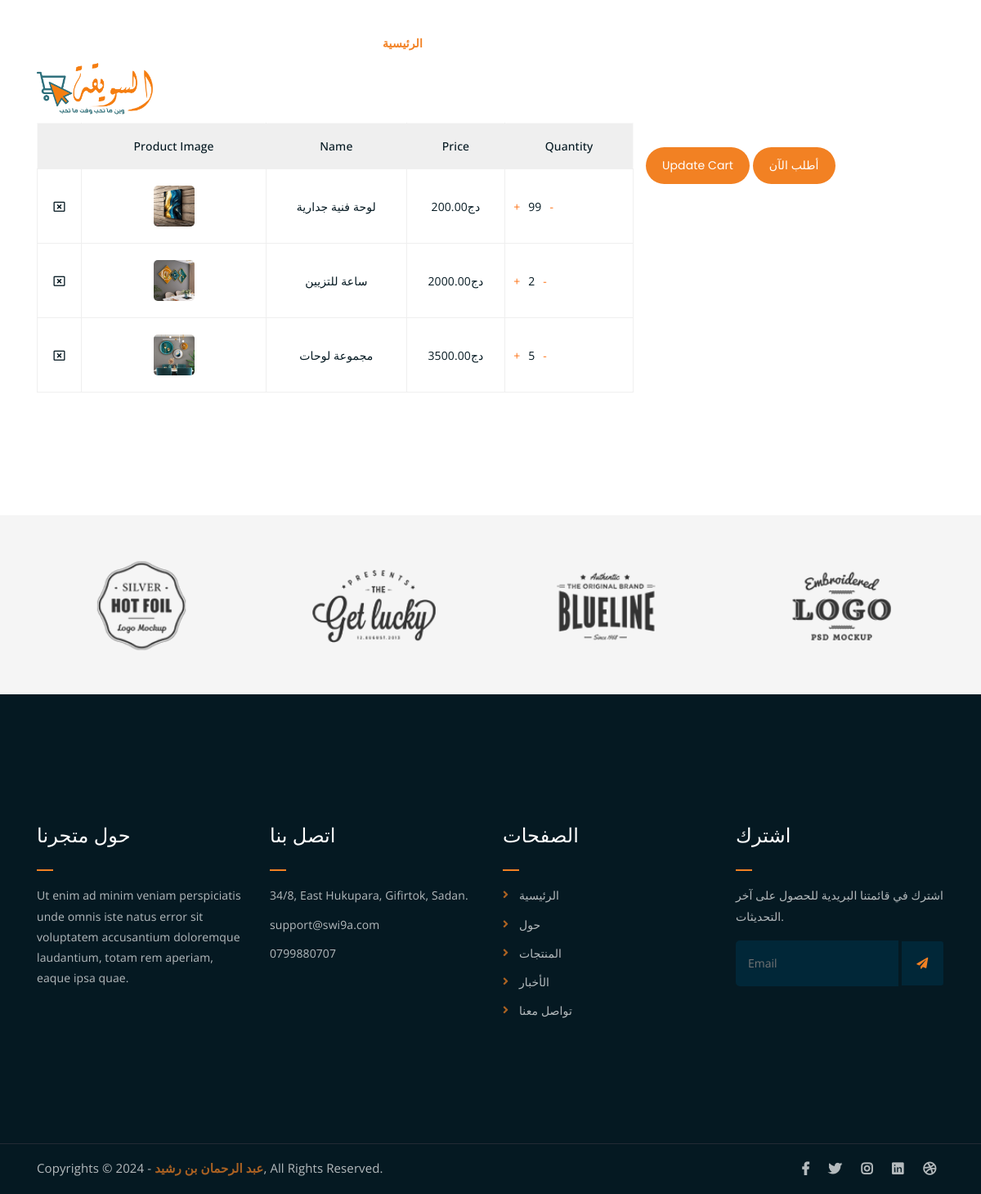
The app's page /cart/ (signed in) with its own data.
### ecom_site/models.py (models this page shows, shortened)
class CartItem(models.Model):
    product = models.ForeignKey(Product, on_delete=models.CASCADE)
    quantity = models.PositiveIntegerField(default=0)
    user = models.ForeignKey(User, on_delete=models.CASCADE)
    date_added = models.DateTimeField(auto_now_add=True)

class Product(models.Model):
    name=models.CharField(max_length=20)
    price=models.DecimalField(max_digits=20,decimal_places=2)
    image=models.ImageField(upload_to='photos')
    describtion=models.TextField()
    def __str__(self):
        return self.name

### ecom_site/views.py (the view)
# urls.py: path('cart/', views.view_cart, name='view_cart'),
def view_cart(request):
    cart_items = CartItem.objects.filter(user=request.user)
    total_price = sum(item.product.price * item.quantity for item in cart_items)
    return render(request, 'pages/cart.html', {'cart_items': cart_items, 'total_price': total_price })

### templates/pages/cart.html (shortened to what this page needs)
{% extends 'base.html' %}
{% load static %}
{% block content %}
	<div class="cart-section mt-150 mb-150">
		<div class="container">
			<div class="row">
				<div class="col-lg-8 col-md-12">
					<div class="cart-table-wrap">
						<table class="cart-table">
							<thead class="cart-table-head">
								<tr class="table-head-row">
									<th class="product-remove"></th>
									<th class="product-image">Product Image</th>
									<th class="product-name">Name</th>
									<th class="product-price">Price</th>
									<th class="product-quantity">Quantity</th>
								</tr>
							</thead>
							<tbody>
								{% for item in cart_items %}
								<tr class="table-body-row">
									<td class="product-remove"><a href="{% url 'remove_from_cart' item.id %}"><i class="far fa-window-close"></i></a></td>
									<td class="product-image"><img src="{{item.product.image.url}}" alt=""></td>
									<td class="product-name">{{item.product}}</td>
									<td class="product-price">{{item.product.price}}دج</td>
									<td class="product-quantity">
									 <div class="cart-item-quantity">
										<form action="{% url 'add_to_cart' item.product.id %}" method="POST">
												<button class="quantity-btn increase-quantity" type="submit">+</button>
										</form>
										<br>
										<span class="product-quantity">{{ item.quantity }}</span>
										<br>
										<form action="{% url 'decrease_cart_item' item.product.id %}" method="post">
											<button class="quantity-btn decrease-quantity" type="submit">-</button>
										</form>
									 </div>
									</td>
								</tr>
								{% endfor %}
							</tbody>
						</table>
					</div>
				</div>
				<div class="cart-buttons">
					<a href="{% url 'view_cart'  %}" class="boxed-btn">Update Cart</a>
					<a href="{% url 'checkout' 0 %}" type="submit" class="boxed-btn black">أطلب الآن</a>
				</div>
			</div>
		</div>
	</div>
{% endblock content %}

### templates/base.html (shortened to what this page needs)
{% load static %}
<!DOCTYPE html>
<html lang="en">
<head>
	<link rel="stylesheet" href="{% static 'assets/css/all.min.css' %}">
	<link rel="stylesheet" href="{% static 'assets/bootstrap/css/bootstrap.min.css' %}">
	<link rel="stylesheet" href="{% static 'assets/css/owl.carousel.css' %}">
	<link rel="stylesheet" href="{% static 'assets/css/magnific-popup.css' %}">
	<link rel="stylesheet" href="{% static 'assets/css/animate.css' %}">
	<link rel="stylesheet" href="{% static 'assets/css/meanmenu.min.css' %}">
	<link rel="stylesheet" href="{% static 'assets/css/main.css' %}">
	<link rel="stylesheet" href="{% static 'assets/css/responsive.css' %}">
	<link rel="stylesheet" href="{% static 'assets/css/cart.css' %}">
</head>
<body>
	<div class="top-header-area" id="sticker">
		<div class="container">
			<div class="row">
				<div class="col-lg-12 col-sm-12 text-center">
					<div class="main-menu-wrap">
						<div class="site-logo">
							<a href="{% url 'index_2' %}">
								<img src="{% static 'assets/img/السويقة2.png' %}" alt="">
							</a>
						</div>
						<nav class="main-menu">
							<ul>
								<li class="current-list-item"><a href="{% url 'index_2' %}">الرئيسية</a>
								</li>
								<li><a href="{% url 'about' %}">حول متجرنا</a></li>
								<li><a href="{% url 'contact' %}">تواصل معنا</a></li>
								<li><a href="{% url 'shop' %}">المتجر</a>
								</li>
								<li>
									<div class="header-icons">
										<a href="{% url 'view_cart' %}"><i class="fas fa-shopping-cart"></i></a>
										<a class="mobile-hide search-bar-icon" href="#"><i class="fas fa-search"></i></a>
									</div>
								</li>
							</ul>
						</nav>
					</div>
				</div>
			</div>
		</div>
	</div>
{% block content %}
{% endblock content %}
	<div class="logo-carousel-section">
		<div class="container">
			<div class="row">
				<div class="col-lg-12">
					<div class="logo-carousel-inner">
						<div class="single-logo-item">
							<img src="{% static 'assets/img/company-logos/1.png' %}" alt="">
						</div>
						<div class="single-logo-item">
							<img src="{% static 'assets/img/company-logos/2.png' %}" alt="">
						</div>
						<div class="single-logo-item">
							<img src="{% static 'assets/img/company-logos/3.png' %}" alt="">
						</div>
						<div class="single-logo-item">
							<img src="{% static 'assets/img/company-logos/4.png' %}" alt="">
						</div>
					</div>
				</div>
			</div>
		</div>
	</div>
	<div class="footer-area">
		<div class="container">
			<div class="row">
				<div class="col-lg-3 col-md-6">
					<div class="footer-box about-widget">
						<h2 class="widget-title">حول متجرنا</h2>
						<p>Ut enim ad minim veniam perspiciatis unde omnis iste natus error sit voluptatem accusantium doloremque laudantium, totam rem aperiam, eaque ipsa quae.</p>
					</div>
				</div>
				<div class="col-lg-3 col-md-6">
					<div class="footer-box get-in-touch">
						<h2 class="widget-title">اتصل بنا</h2>
						<ul>
							<li>34/8, East Hukupara, Gifirtok, Sadan.</li>
							<li>support@swi9a.com</li>
							<li>0799880707</li>
						</ul>
					</div>
				</div>
				<div class="col-lg-3 col-md-6">
					<div class="footer-box pages">
						<h2 class="widget-title">الصفحات</h2>
						<ul>
							<li><a href="{% url 'index' %}">الرئيسية</a></li>
							<li><a href="{% url 'about' %}">حول</a></li>
							<li><a href="{% url 'shop' %}">المنتجات</a></li>
							<li><a href="{% url 'news' %}">الأخبار</a></li>
							<li><a href="{% url 'contact' %}">تواصل معنا</a></li>
						</ul>
					</div>
				</div>
				<div class="col-lg-3 col-md-6">
					<div class="footer-box subscribe">
						<h2 class="widget-title">اشترك</h2>
						<p>اشترك في قائمتنا البريدية للحصول على آخر التحديثات.</p>
						<form action="index">
							<input type="email" placeholder="Email">
							<button type="submit"><i class="fas fa-paper-plane"></i></button>
						</form>
					</div>
				</div>
			</div>
		</div>
	</div>
	<div class="copyright">
		<div class="container">
			<div class="row">
				<div class="col-lg-6 col-md-12">
					<p>Copyrights &copy; 2024 - <a href="#">عبد الرحمان بن رشيد</a>,  All Rights Reserved.<br>
					</p>
				</div>
				<div class="col-lg-6 text-right col-md-12">
					<div class="social-icons">
						<ul>
							<li><a href="#" target="_blank"><i class="fab fa-facebook-f"></i></a></li>
							<li><a href="#" target="_blank"><i class="fab fa-twitter"></i></a></li>
							<li><a href="#" target="_blank"><i class="fab fa-instagram"></i></a></li>
							<li><a href="#" target="_blank"><i class="fab fa-linkedin"></i></a></li>
							<li><a href="#" target="_blank"><i class="fab fa-dribbble"></i></a></li>
						</ul>
					</div>
				</div>
			</div>
		</div>
	</div>
</body>
</html>

### fruit/static/assets/css/responsive.css (style rules this page uses)
@media only screen and (min-width: 992px) and (max-width: 1200px) { .cart-buttons a:first-child { margin-right: 0; margin-bottom: 15px; } }

### fruit/static/assets/css/cart.css (style rules this page uses)
.remove-from-cart-btn, .quantity-btn { background-color: white ; color: #fd7113; border: none; border-radius: 4px; padding: 5px 10px; cursor: pointer; transition: background-color 0.3s; }
.cart-item-quantity { display: flex; align-items: center; margin-right: 10px; }

### records on screen
CartItem: product.image (picture), product "لوحة فنية جدارية", product.price "200.00", quantity "99"
CartItem: product.image (picture), product "ساعة للتزيين", product.price "2000.00", quantity "2"
CartItem: product.image (picture), product "مجموعة لوحات", product.price "3500.00", quantity "5"
